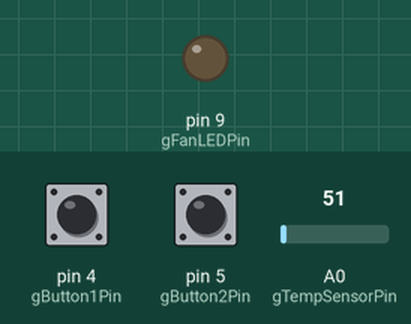
This sketch was run on a simulated Arduino Uno, built with avr-gcc and run on an emulated ATmega328P. Shown: output pins drawn as LEDs (lit = HIGH). Dashed ring = blinking. The test bench sets the inputs (shaded band); at power-on: pin 4 (gButton1Pin) LOW, A0 (gTempSensorPin) = 51, pin 5 (gButton2Pin) LOW. What the sketch prints to the serial monitor is not drawn.

Above: at 1.2 s.
1.3 s: pin 4 (gButton1Pin) pulled HIGH for 0.15 s
At 2.2 s:
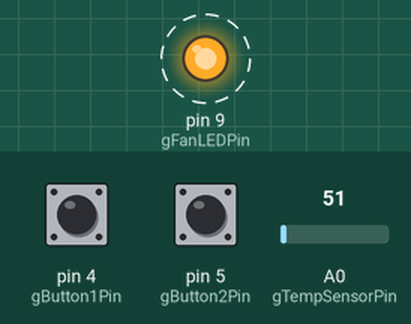
4.4 s: A0 (gTempSensorPin) set to 163
7.4 s: pin 5 (gButton2Pin) pulled HIGH for 0.15 s
10.4 s: pin 4 (gButton1Pin) pulled HIGH for 1 s
At 11.1 s:
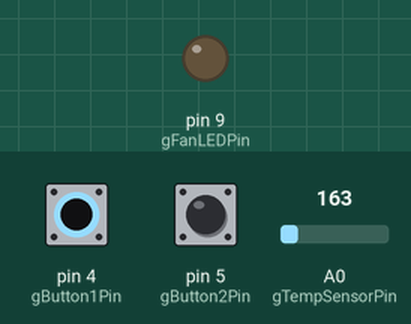
12.9 s: pin 4 (gButton1Pin) pulled HIGH for 3.2 s
At 13.6 s:
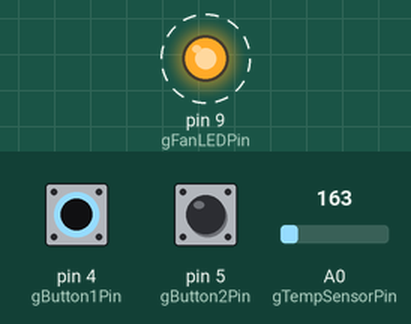
17.6 s: A0 (gTempSensorPin) set to 30
Timing chart, 0 to 21.6 s (numbered marks = the images above; inputs shaded):
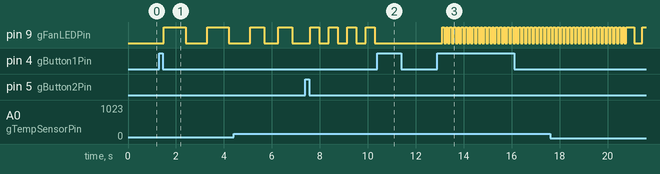

Measured:
- after the input at 1.3 s, pin 9 (gFanLEDPin): alternates HIGH for 0.90 s and LOW for 0.90 s, starting after 0.20 s
- after the input at 10.4 s, pin 9 (gFanLEDPin): stops changing and stays LOW
- after the input at 12.9 s, pin 9 (gFanLEDPin): alternates HIGH for 0.08 s and LOW for 0.08 s, starting after 0.20 s

The sketch:

sketch_Lab4_Ex4.ino
```cpp
//Abdullah Bohamad
//Lab 4, Ex 4


const int gTempSensorPin = A0;   // Temperature Sensor (Analog Input)
const int gFanLEDPin = 9;        // LED to simulate Fan (Blinking)
const int gButton1Pin = 4;       // Button 1 - Fan ON/OFF
const int gButton2Pin = 5;       // Button 2 - Change Sensitivity

bool gFanState = false;          // g: Fan ON/OFF State
int gSensitivityLevel = 1;       // g: Sensitivity (1-Low, 2-Med, 3-High)
float gAverageTemp = 0;          // g: Averaged Temperature (°C)

// Button States for Debouncing
bool gLastButton1State = LOW;
bool gLastButton2State = LOW;

// Temperature Sampling Variables
unsigned long gLastSampleTime = 0;
const int gSampleInterval = 50;  // g: 50ms between samples
int gSampleCount = 0;            // g: Counter for 100 samples
long gTempSum = 0;               // g: Sum of raw temperature samples

// Blinking Control Variables
unsigned long gLastBlinkTime = 0;
int gBlinkInterval = 500;        // g: LED Blink Interval (ms)
bool gLEDState = LOW;            // g: Current LED State (HIGH/LOW)

void setup() {
  // Set pin modes
  pinMode(gFanLEDPin, OUTPUT);
  pinMode(gButton1Pin, INPUT);   // External pull-down resistors assumed
  pinMode(gButton2Pin, INPUT);

  // Initialize Serial Monitor
  Serial.begin(9600);
  Serial.println("🔥 Fan Controller with Full Comments and g-prefixed Globals");
}

void loop() {
  handleButtons();              // Manage button presses
  readAveragedTemperature();    // Non-blocking temp sampling over 5s
  controlBlinkingFan();         // Control LED blinking based on temp
}

// ----------------------------
// Non-Blocking Temperature Sampling
// ----------------------------
void readAveragedTemperature() {
  unsigned long currentMillis = millis();

  // Sample temperature every 50ms
  if (currentMillis - gLastSampleTime >= gSampleInterval) {
    gLastSampleTime = currentMillis;

    // Read analog value from temperature sensor
    int rawValue = analogRead(gTempSensorPin);
    gTempSum += rawValue;
    gSampleCount++;

    // After 100 samples (~5s), calculate average temp
    if (gSampleCount >= 100) {
      float avgRaw = gTempSum / gSampleCount;
      float voltage = (avgRaw * 5.0) / 1023.0;  // Convert ADC to voltage
      gAverageTemp = voltage * 100.0;           // LM35: 10mV per °C

      // Output to Serial Monitor
      Serial.print("🌡️ Average Temperature: ");
      Serial.print(gAverageTemp);
      Serial.println(" °C");

      // Reset for next 5s sampling cycle
      gTempSum = 0;
      gSampleCount = 0;
    }
  }
}

// ----------------------------
// Handle Button Presses
// ----------------------------
void handleButtons() {
  bool button1State = digitalRead(gButton1Pin);
  bool button2State = digitalRead(gButton2Pin);

  // Button 1: Toggle Fan ON/OFF
  if (button1State == HIGH && gLastButton1State == LOW) {
    gFanState = !gFanState;
    Serial.print("💡 Fan State: ");
    Serial.println(gFanState ? "ON" : "OFF");
    delay(200); // Debounce
  }

  // Button 2: Cycle Sensitivity (1 -> 2 -> 3 -> 1)
  if (button2State == HIGH && gLastButton2State == LOW) {
    gSensitivityLevel++;
    if (gSensitivityLevel > 3) gSensitivityLevel = 1;
    Serial.print("🎚️ Sensitivity Level: ");
    Serial.println(gSensitivityLevel);
    delay(200); // Debounce
  }

  // Update button states
  gLastButton1State = button1State;
  gLastButton2State = button2State;
}

// ----------------------------
// Control LED Blink Speed
// ----------------------------
void controlBlinkingFan() {
  if (!gFanState) {
    digitalWrite(gFanLEDPin, LOW); // Fan is OFF → LED OFF
    return;
  }

  // Map temperature & sensitivity to blink speed
  switch (gSensitivityLevel) {
    case 1: // Low Sensitivity → Slower Blinks
      gBlinkInterval = map(gAverageTemp, 15, 45, 900, 400);
      break;
    case 2: // Medium Sensitivity
      gBlinkInterval = map(gAverageTemp, 15, 45, 700, 200);
      break;
    case 3: // High Sensitivity → Faster Blinks
      gBlinkInterval = map(gAverageTemp, 15, 45, 500, 80);
      break;
  }

  // Constrain blink speed (avoid crazy fast/slow)
  gBlinkInterval = constrain(gBlinkInterval, 80, 900);

  // Non-blocking LED Blink Logic
  unsigned long currentMillis = millis();
  if (currentMillis - gLastBlinkTime >= gBlinkInterval) {
    gLastBlinkTime = currentMillis;
    gLEDState = !gLEDState;                          // Toggle LED state
    digitalWrite(gFanLEDPin, gLEDState);             // Update LED

    // Output blink speed to Serial Monitor
    Serial.print("💡 Blink Speed (ms): ");
    Serial.println(gBlinkInterval);
  }
}
```
